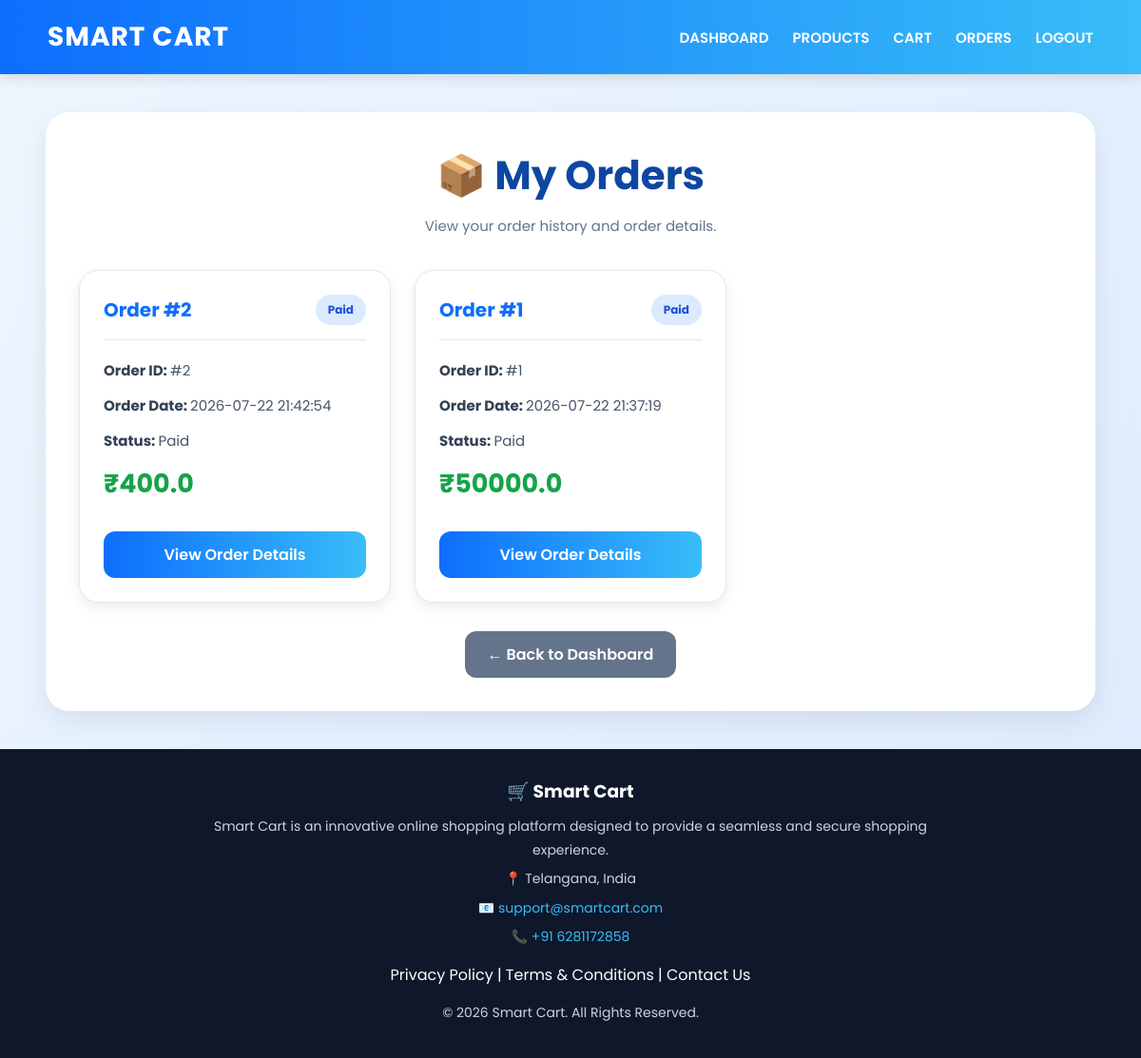
Page /user/orders (signed in) on the committed database.
### tables this page shows
CREATE TABLE orders (
    order_id INTEGER PRIMARY KEY AUTOINCREMENT,
    user_id INTEGER NOT NULL,
    product_id INTEGER,
    quantity INTEGER,
    total_price REAL,
    status TEXT,
    razorpay_order_id TEXT,
    razorpay_payment_id TEXT,
    created_at TEXT DEFAULT (datetime('now','localtime')),
    FOREIGN KEY(user_id) REFERENCES users(user_id) ON DELETE SET NULL
);

### app.py (the view)
@app.route('/user/orders')
def user_orders():
    if 'user_id' not in session:
        flash("Please login first!", "danger")
        return redirect(url_for('user_login'))
    conn = get_db_connection()
    cursor = conn.cursor(dictionary=True)
    cursor.execute("""
        SELECT *, created_at AS order_date
        FROM orders
        WHERE user_id=?
        ORDER BY order_id DESC
    """, (session['user_id'],))
    orders = cursor.fetchall()
    cursor.close()
    conn.close()
    return render_template(
        "user/my_orders.html",
        orders=orders
    )

### templates/user/my_orders.html (shortened to what this page needs)
<!DOCTYPE html>
<html lang="en">
<head>
</head>
<body>
<nav class="navbar">
    <div class="logo">
        SMART CART
    </div>
    <div class="nav-links">
        <a href="/user-dashboard">
            DASHBOARD
        </a>
        <a href="/user/products">
            PRODUCTS
        </a>
        <a href="/user/cart">
            CART
        </a>
        <a href="/user/my-orders">
            ORDERS
        </a>
        <a href="/user-logout">
            LOGOUT
        </a>
    </div>
</nav>
<main class="main-content">
    <div class="container">
        <h2>
            📦 My Orders
        </h2>
        <p class="page-subtitle">
            View your order history and order details.
        </p>
        {% if orders and orders|length > 0 %}
            <div class="order-grid">
                {% for order in orders %}
                    <div class="order-card">
                        <div class="order-header">
                            <h3>
                                Order #{{ order.order_id }}
                            </h3>
                            {% if order.status %}
                                <span class="
                                    status
                                    {% if order.status|lower == 'pending' %}
                                        status-pending
                                    {% elif order.status|lower == 'cancelled' %}
                                        status-cancelled
                                    {% elif order.status|lower == 'delivered' %}
                                        status-delivered
                                    {% elif order.status|lower == 'paid' %}
                                        status-paid
                                    {% endif %}
                                ">
                                    {{ order.status }}
                                </span>
                            {% endif %}
                        </div>
                        <div class="order-info">
                            <p>
                                <strong>
                                    Order ID:
                                </strong>
                                #{{ order.order_id }}
                            </p>
                            <p>
                                <strong>
                                    Order Date:
                                </strong>
                                {{ order.order_date }}
                            </p>
                            <p>
                                <strong>
                                    Status:
                                </strong>
                                {{ order.status }}
                            </p>
                            <div class="amount">
                                ₹{{ order.total_price }}
                            </div>
                        </div>
                        <a
                            href="/user/order-success/{{ order.order_id }}"
                            class="view-btn">
                            View Order Details
                        </a>
                    </div>
                {% endfor %}
            </div>
        {% endif %}
        <div class="back-section">
            <a
                href="/user-dashboard"
                class="back-btn">
                ← Back to Dashboard
            </a>
        </div>
    </div>
</main>
<footer>
    <h3>
        🛒 Smart Cart
    </h3>
    <p>
        Smart Cart is an innovative online shopping
        platform designed to provide a seamless and
        secure shopping experience.
    </p>
    <p>
        📍 Telangana, India
    </p>
    <p>
        📧
        <a href="mailto:support@smartcart.com">
            support@smartcart.com
        </a>
    </p>
    <p>
        📞
        <a href="tel:+916281172858">
            +91 6281172858
        </a>
    </p>
    <div class="footer-links">
        Privacy Policy
        |
        Terms & Conditions
        |
        Contact Us
    </div>
    <p>
        © 2026 Smart Cart.
        All Rights Reserved.
    </p>
</footer>
</body>
</html>

### templates/user/my_orders.html (style rules this page uses)
* { margin:0; padding:0; box-sizing:border-box; font-family:'Poppins',sans-serif; }
body { min-height:100vh; display:flex; flex-direction:column; background: linear-gradient( 135deg, #eef7ff, #dbeafe ); color:#334155; }
.navbar { width:100%; min-height:78px; padding:15px 50px; display:flex; justify-content:space-between; align-items:center; background: linear-gradient( 90deg, #0d6efd, #38bdf8 ); box-shadow: 0 4px 15px rgba(0,0,0,.12); position:sticky; top:0; z-index:1000; }
.logo { color:white; font-size:28px; font-weight:700; letter-spacing:1px; }
.nav-links { display:flex; align-items:center; gap:25px; }
.nav-links a { color:white; text-decoration:none; font-size:15px; font-weight:600; transition:.3s; }
.main-content { flex:1; width:100%; }
.container { width:92%; max-width:1200px; margin:40px auto; background:#ffffff; padding:35px; border-radius:25px; box-shadow: 0 10px 30px rgba(0,0,0,.08); }
.container h2 { text-align:center; color:#0d47a1; font-size:42px; margin-bottom:10px; }
.page-subtitle { text-align:center; color:#64748b; margin-bottom:35px; font-size:15px; }
.order-grid { display:grid; grid-template-columns: repeat( auto-fill, minmax(300px,1fr) ); gap:25px; }
.order-card { background:white; border-radius:20px; padding:25px; border: 1px solid #e5e7eb; box-shadow: 0 5px 15px rgba(0,0,0,.08); transition:.3s; display:flex; flex-direction:column; }
.order-header { display:flex; justify-content:space-between; align-items:center; gap:10px; margin-bottom:20px; padding-bottom:15px; border-bottom: 1px solid #e2e8f0; }
.order-card h3 { color:#0d6efd; font-size:20px; margin:0; }
.status { display:inline-block; padding:7px 13px; border-radius:20px; background:#dcfce7; color:#15803d; font-size:12px; font-weight:700; text-transform:capitalize; }
.status-paid { background:#dbeafe; color:#1d4ed8; }
.order-info { flex:1; }
.order-info p { margin-bottom:13px; color:#475569; font-size:15px; line-height:1.6; }
.order-info strong { color:#334155; }
.amount { margin-top:10px; margin-bottom:10px; color:#16a34a; font-size:27px; font-weight:700; }
.view-btn { display:block; margin-top:20px; text-align:center; text-decoration:none; padding:12px 18px; border-radius:12px; background: linear-gradient( 90deg, #0d6efd, #38bdf8 ); color:white; font-weight:600; transition:.3s; }
.back-section { margin-top:30px; text-align:center; }
.back-btn { display:inline-block; padding:12px 24px; border-radius:12px; background:#64748b; color:white; text-decoration:none; font-weight:600; transition:.3s; }
footer { margin-top:auto; background:#0f172a; color:white; text-align:center; padding:30px 20px; }
footer h3 { margin-bottom:10px; }
footer p { max-width:800px; margin:5px auto; color:#cbd5e1; font-size:14px; line-height:1.8; }
footer a { color:#38bdf8; text-decoration:none; }
.footer-links { margin:15px 0; }

### rows in the picture
orders: order_id "2", status "Paid", order_date "2026-07-22 21:42:54", total_price "400.0"
orders: order_id "1", status "Paid", order_date "2026-07-22 21:37:19", total_price "50000.0"
